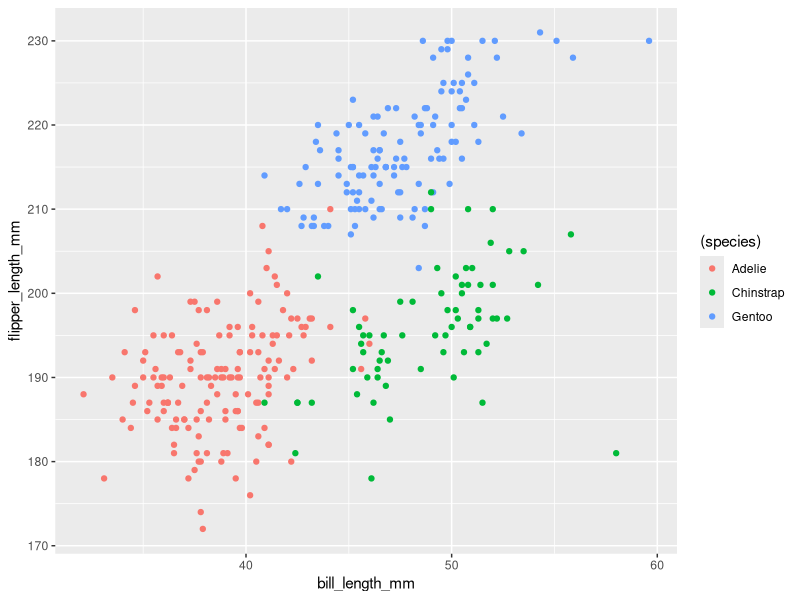
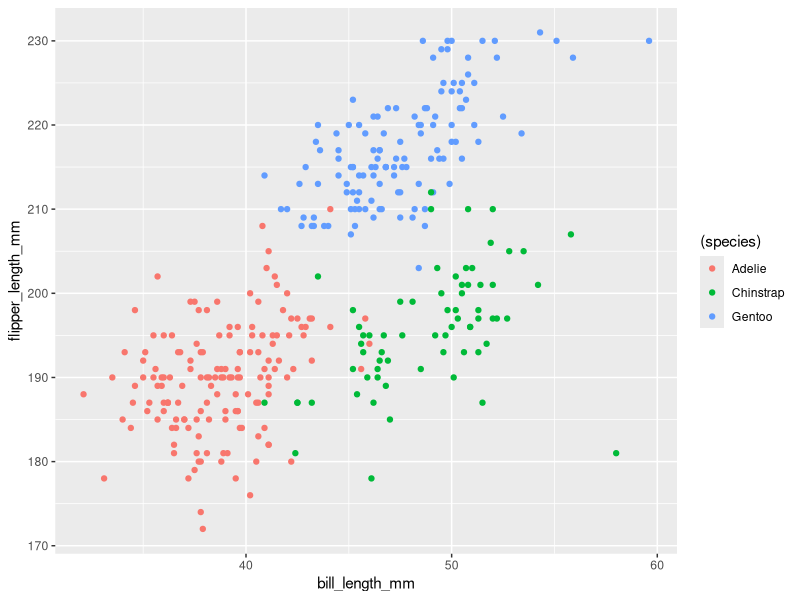

These figures' R source, in order:
## ---- chunk 1
library(tidyverse)
## ---- chunk 2
data("penguins", package = "palmerpenguins")
penguin_var = names(penguins) 
## ---- chunk 3
mean_flipper = 
  drop_na(penguins, flipper_length_mm) |>
  pull(flipper_length_mm) |>
  mean()
## ---- chunk 4
clean_penguins = drop_na(penguins, flipper_length_mm)

ggplot(clean_penguins, aes(x = bill_length_mm, y = flipper_length_mm, color = (species))) + 
  geom_point()

ggsave("penguin scatterplot.pdf")
## ---- chunk 5
my_df = 
  tibble(
    norm_samp = rnorm(10), 
    vec_log =  norm_samp > 0, 
    vec_char = c("apple", "banana", "cherry", "date", "eggplant", "fig", "grape", "honey", "iceberg", "jujube"),
    vec_factor = factor(c("A", "B", "C", "A", "B", "C", "A", "B", "C", "A"))
  )

my_df
## ---- chunk 6
norm_samp_mean = 
  pull(my_df, norm_samp) |>
  mean()

vec_log_mean = 
  pull(my_df, vec_log) |>
  mean()

vec_char_mean = 
  pull(my_df, vec_char) |>
  mean()

vec_factor_mean = 
  pull(my_df, vec_factor) |>
  mean()

norm_samp_mean 
vec_log_mean 
vec_char_mean
vec_factor_mean
## ---- chunk 7
vec_log_num = 
  pull(my_df, vec_log) |>
  as.numeric()

vec_char_num = 
  pull(my_df, vec_char) |>
  as.numeric()
  
vec_factor_num = 
  pull(my_df, vec_factor) |>
  as.numeric() 
  
